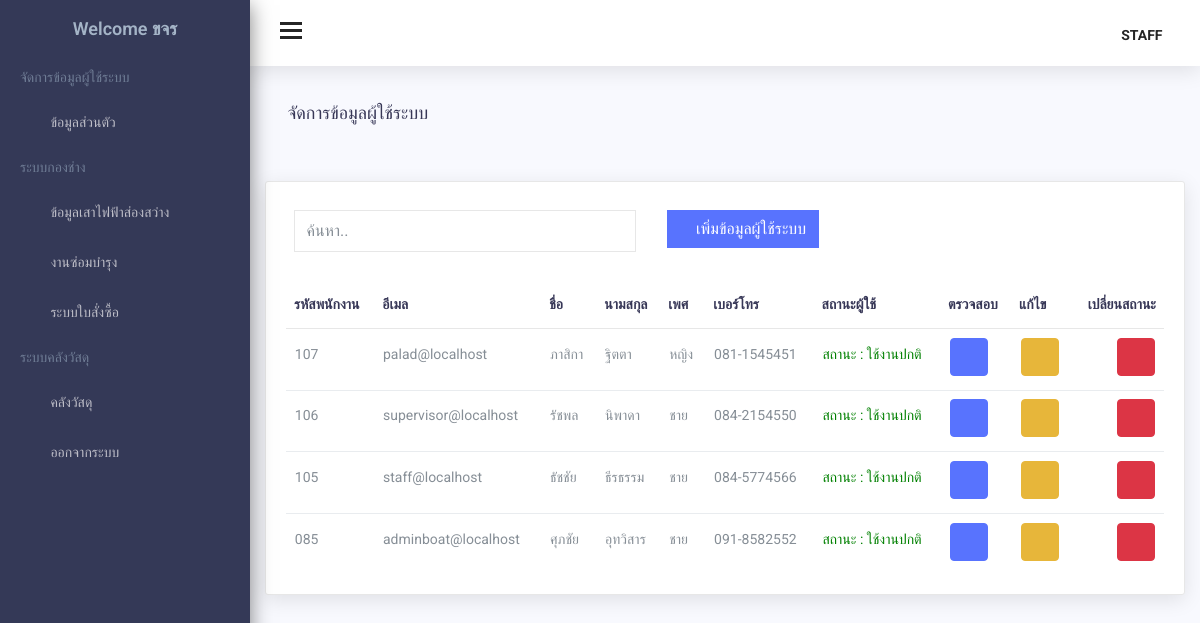
The page /admin_manage_user.php (signed in) on the database its author committed.
### tables this page shows
CREATE TABLE `member` (
  `member_id` int(3) UNSIGNED ZEROFILL NOT NULL,
  `member_email` varchar(25) NOT NULL,
  `Password` varchar(20) NOT NULL,
  `conPassword` varchar(20) NOT NULL,
  `member_fname` varchar(30) NOT NULL,
  `member_lname` varchar(30) NOT NULL,
  `member_gender` varchar(4) NOT NULL,
  `member_birthdate` date NOT NULL,
  `member_age` int(2) NOT NULL,
  `member_id_card` char(13) NOT NULL,
  `member_tel` char(11) NOT NULL,
  `member_typeid` int(1) NOT NULL,
  `member_pic` varchar(30) DEFAULT NULL,
  `member_status` char(1) NOT NULL DEFAULT '1'
);

### admin_manage_user.php (the view, shortened to what this page needs)
<?php
include('connect.php');
$strSQL = "SELECT * FROM member WHERE member_id != '". $_SESSION['member_id'] ."'ORDER BY member_id DESC";
mysqli_set_charset($conn, 'utf8');
$member2 = mysqli_query($conn, $strSQL);
?>
<!DOCTYPE html>
<html lang="en">
<head>
    <link href="assets/css/lib/font-awesome.min.css" rel="stylesheet">
    <link href="assets/css/lib/themify-icons.css" rel="stylesheet">
    <link href="assets/css/lib/jsgrid/jsgrid-theme.min.css" rel="stylesheet" />
    <link href="assets/css/lib/jsgrid/jsgrid.min.css" type="text/css" rel="stylesheet" />
    <link href="assets/css/lib/menubar/sidebar.css" rel="stylesheet">
    <link href="assets/css/lib/bootstrap.min.css" rel="stylesheet">
    <link href="assets/css/lib/helper.css" rel="stylesheet">
    <link href="assets/css/style.css" rel="stylesheet">
</head>
<body>
    <?php
        include("admin_sidebar.php");
        include("admin_header.php");
    ?>
    <div class="content-wrap">
        <div class="main">
            <div class="container-fluid">
                <div class="row">
                    <div class="col-lg-8 p-r-0 title-margin-right">
                        <div class="page-header">
                            <div class="page-title">
                                <h1>จัดการข้อมูลผู้ใช้ระบบ <span> </span></h1>
                            </div>
                        </div>
                    </div>
                </div>
                <div class="col-lg-12">
                </div>
            </div>
        </div>
        <div class="col-lg-12">
            <div class="card">
                <div class="card-body">
                    <div class="table-responsive">
                    <div class="row">
                        <div class="col-lg-5">
                            <input class="form-control" id="myInput" type="text" placeholder="ค้นหา.."> <br>
                        </div>
                        <div class="col-lg-1">
                            <a href="admin_register.php" class="btn btn-primary btn-flat m-b-15 m-l-1 ti-plus"> เพิ่มข้อมูลผู้ใช้ระบบ </a>
                        </div>
                   </div>
                        <table class="table">
                            <thead>
                                <tr>
                                    <div>
                                        <th>รหัสพนักงาน</th>
                                    </div>
                                    <div>
                                        <th>อีเมล</th>
                                    </div>
                                    <div>
                                        <th>ชื่อ</th>
                                    </div>
                                    <div>
                                        <th>นามสกุล</th>
                                    </div>
                                    <div>
                                        <th>เพศ</th>
                                    </div>
                                    <div>
                                        <th>เบอร์โทร</th>
                                    </div>
                                    <div>
                                        <th>สถานะผู้ใช้</th>
                                    </div>
                                    <div>
                                        <th>ตรวจสอบ</th>
                                    </div>
                                    <div>
                                        <th>แก้ไข</th>
                                    </div>
                                    <div>
                                        <th>เปลี่ยนสถานะ</th>
                                    </div>
                                </tr>
                            </thead>
                            <tbody id="myTable">
                                <?php
                                while ($row = $member2->fetch_assoc()) {
                                    echo "<tr>";
                                    echo '<td>' . $row['member_id'] . '</td>';
                                    echo '<td>' . $row['member_email'] . '</td>';
                                    echo '<td>' . $row['member_fname'] . '</td>';
                                    echo '<td>' . $row['member_lname'] . '</td>';
                                    echo '<td>' . $row['member_gender'] . '</td>';
                                    echo '<td>' . $row['member_tel'] . '</td>';
                                    echo '<td>' . '<div style="color:'.($row['member_status'] == 0 ? "red" : "green").'">สถานะ : ' . ($row['member_status'] == 0 ? "ไม่ใช้งาน" : "ใช้งานปกติ") . '</div>' . '</td>';
                                    echo '<td>' .   '<a href="admin_edit_member.php?memberId='.$row['member_id'].'">
                                                          <button class="btn btn-primary m-b-5 m-l-1" type="button">
                                                            <i class="ti-search"></i>
                                                          </button>
                                                        </a> ' . "</td>";
                                    echo '<td>' .   '<a href="admin_edit_member.php?memberId='.$row['member_id'].'">
                                                        <button class="btn btn-warning m-b-5 m-l-1" type="button">
                                                            <i class = ti-pencil></i>
                                                        </button>
                                                    </a>' . "</td>";
                                    echo '<td>
                                                        <button class="btn btn-danger m-b-5 m-l-1" type="button"  onClick="onDelete(' . $row['member_id'] . ','.($row['member_status'] == 0 ? 1 : 0).')">
                                                            <i class="ti-trash"></i>
                                                        </button>
                                                </td>';
                                    echo "</tr>";
                                }
                                ?>
                            </tbody>
                        </table>
                    </div>
                </div>
            </div>
        </div>
        <div class="row">
            <div class="col-lg-12">
            </div>
        </div>
    </div>
</body>
</html>

### admin_sidebar.php (shortened to what this page needs)
<?php
include('connect.php');
$strSQL = "SELECT * FROM member WHERE member_id = '" . $_SESSION['member_id'] . "' ";
mysqli_set_charset($conn, 'utf8');
$objQuery = mysqli_query($conn, $strSQL);
$profile = mysqli_fetch_array($objQuery, MYSQLI_ASSOC);
?>
<div class="sidebar sidebar-hide-to-small sidebar-shrink sidebar-gestures">
    <div class="nano">
        <div class="nano-content">
            <ul>
                <div class="logo"><a href="admin_profile.php">
                        <span><span>Welcome </span>
                            <?php echo $profile["member_fname"]; ?>
                        </span></a>
                </div>
                <li class="label">จัดการข้อมูลผู้ใช้ระบบ</li>
                <li><a href="admin_profile.php"><i class="ti-user"></i> ข้อมูลส่วนตัว </a></li>
                <?php if ($_SESSION['member_typeid'] <= 3 || $_SESSION['member_typeid'] == 4) { ?>
                    <li class="label">ระบบกองช่าง</li>
                    <?php if ($_SESSION['member_typeid'] <= 2 || $_SESSION['member_typeid'] == 4) { ?>
                        <li><a class="sidebar-sub-toggle"><i class="ti-shine"></i> ข้อมูลเสาไฟฟ้าส่องสว่าง <span class="sidebar-collapse-icon ti-angle-down"></span></a>
                        </li>
                    <?php } ?>
                    <li><a class="sidebar-sub-toggle"><i class="ti-alert"></i> งานซ่อมบำรุง <span class="sidebar-collapse-icon ti-angle-down"></span></a>
                    </li>
                    <li><a href="orders.php"><i class="ti-receipt"></i> ระบบใบสั่งซื้อ </a></li>
                <?php } ?>
                <?php if ($_SESSION['member_typeid'] <= 2) { ?>
                    <li class="label">ระบบคลังวัสดุ</li>
                    <li><a class="sidebar-sub-toggle"><i class="ti-home"></i> คลังวัสดุ <span class="sidebar-collapse-icon ti-angle-down"></span></a>
                    </li>
                <?php } ?>
                <li><a href="logout.php"><i class="ti-close"></i> ออกจากระบบ</a></li>
            </ul>
        </div>
    </div>
</div>

### rows shown on the page
member: member_fname "ขจร"
member: member_id "107", member_email "palad@localhost", member_fname "ภาสิกา", member_lname "ฐิตตา", member_gender "หญิง", member_tel "081-1545451", member_status "ใช้งานปกติ"
member: member_id "106", member_email "supervisor@localhost", member_fname "รัชพล", member_lname "นิพาดา", member_gender "ชาย", member_tel "084-2154550", member_status "ใช้งานปกติ"
member: member_id "105", member_email "staff@localhost", member_fname "ธัชชัย", member_lname "ธีรธรรม", member_gender "ชาย", member_tel "084-5774566", member_status "ใช้งานปกติ"
member: member_id "085", member_email "adminboat@localhost", member_fname "ศุภชัย", member_lname "อุทวิสาร", member_gender "ชาย", member_tel "091-8582552", member_status "ใช้งานปกติ"
